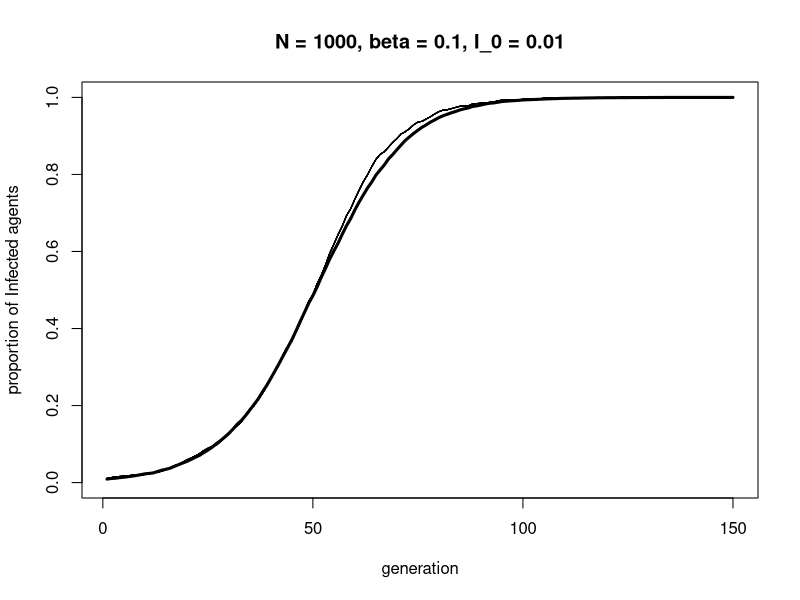
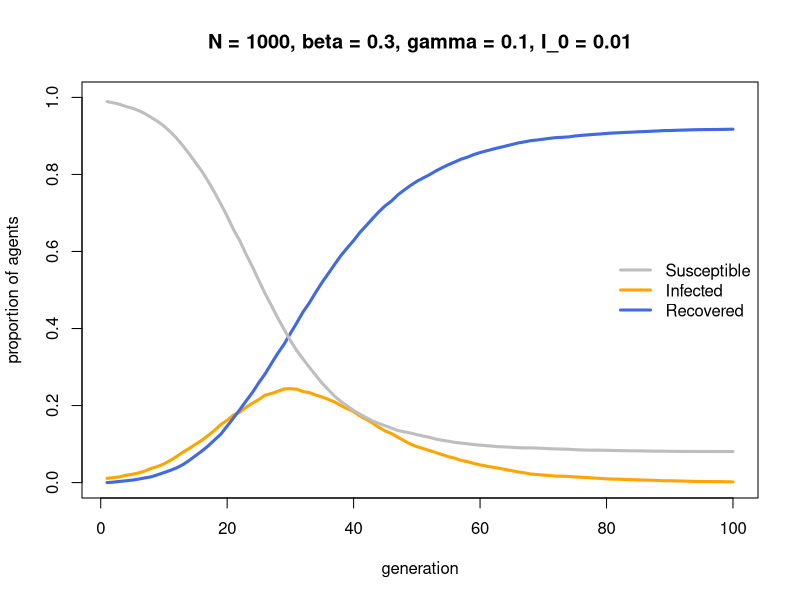
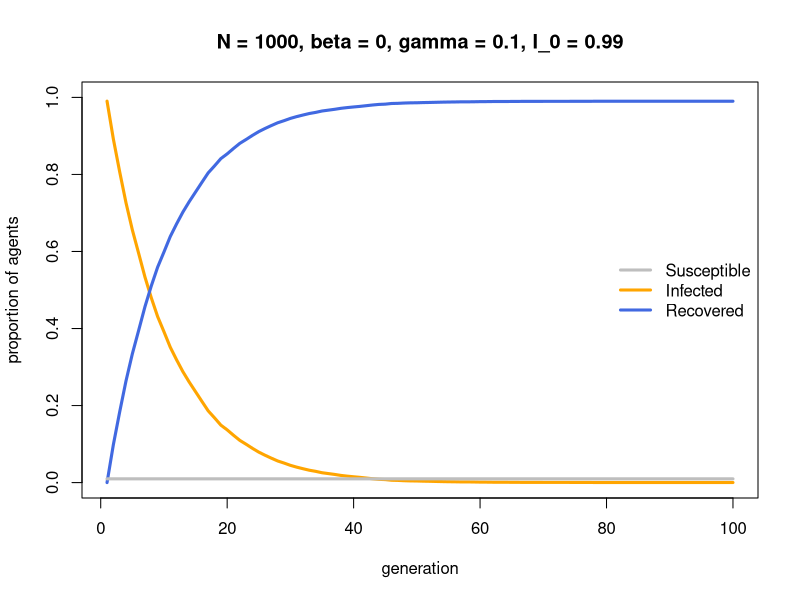
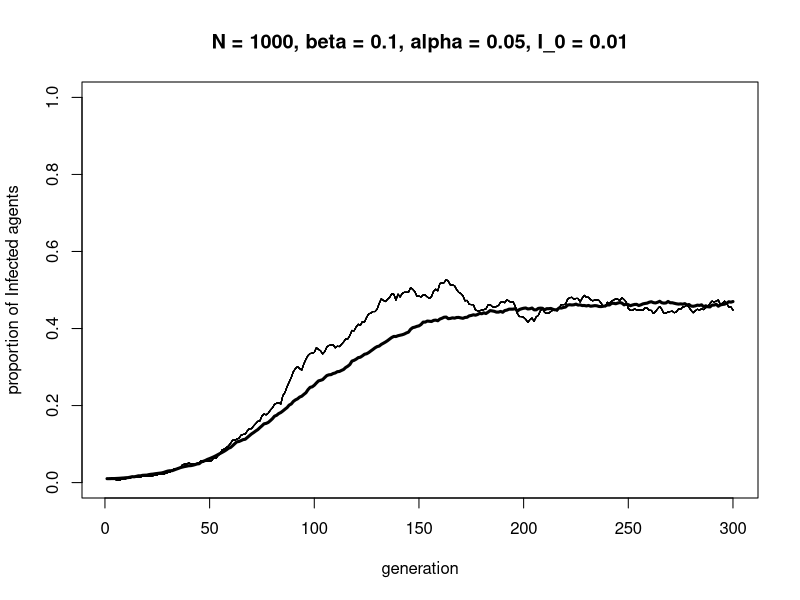
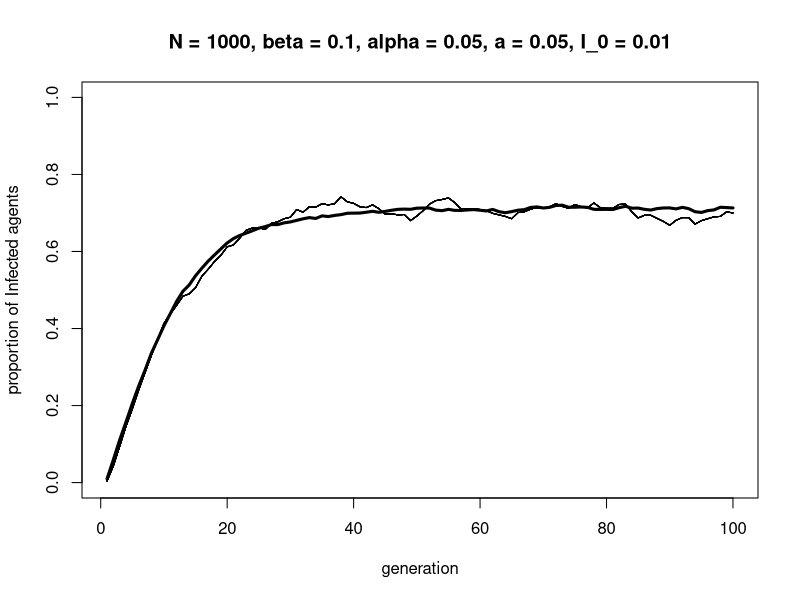
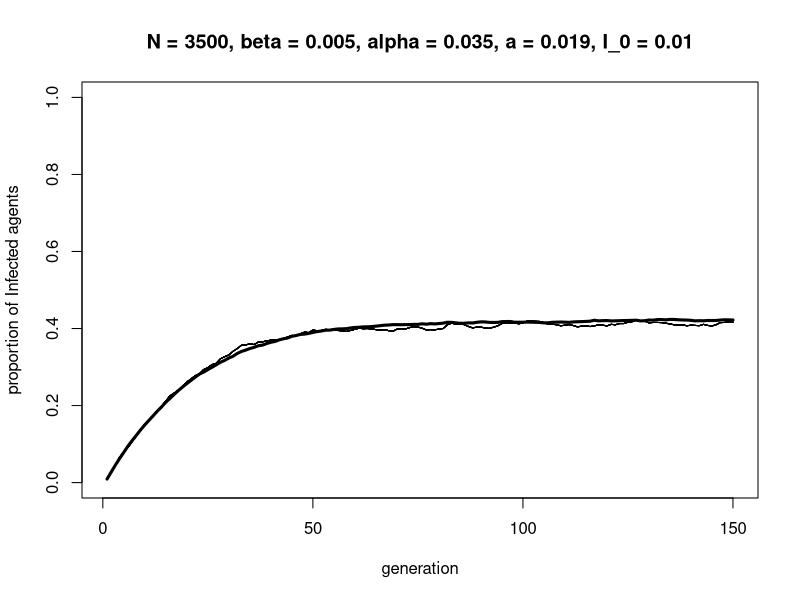

Generate these figures, in order, with R:
## ---- chunk 1

SImodel <- function(N, beta, I_0, t_max, r_max) {
  
  # create a matrix with t_max rows and r_max columns, fill with NAs, convert to dataframe
  output <- as.data.frame(matrix(NA, t_max, r_max))  

  # purely cosmetic: rename the columns with run1, run2 etc.
  names(output) <- paste("run", 1:r_max, sep="")  

  for (r in 1:r_max) {
  
    # create first generation
    agent <- data.frame(trait = sample(c("I","S"), N, replace = TRUE, 
                                     prob = c(I_0,1-I_0)))  
  
    # add first generation's frequency of I to first row of column run
    output[1,r] <- sum(agent$trait == "I") / N  
  
    for (t in 2:t_max) {
    
      # copy agent to previous_agent dataframe
      previous_agent <- agent  
    
      # for each agent, pick a random agent from the previous generation
      # as demonstrator and store their trait
      demonstrator_trait <- sample(previous_agent$trait, N, replace = TRUE)  
    
      # get N random numbers each between 0 and 1
      copy <- runif(N)  
    
      # if agent is S, demonstrator is I and with probability beta, acquire I
      agent$trait[previous_agent$trait == "S" & 
                  demonstrator_trait == "I" & 
                  copy < beta] <- "I"  
    
      # get frequency of I and put it into output slot for this generation t and run r
      output[t,r] <- sum(agent$trait == "I") / N  
    
    }
  
  }

  # first plot a thick line for the mean proportion of I
  plot(rowMeans(output), 
       type = 'l', 
       ylab = "proportion of Infected agents", 
       xlab = "generation", 
       ylim = c(0,1), 
       lwd = 3, 
       main = paste("N = ", N, 
                    ", beta = ", beta, 
                    ", I_0 = ", I_0, 
                    sep = ""))

  for (run in 1:r_max) {  
  
    # add lines for each run, up to r_max
    lines(output[,r], type = 'l')  
  
  }

  output  # export data from function
  
}

## ---- chunk 2

data_model13a <- SImodel(N = 1000, 
                         beta = 0.1, 
                         I_0 = 0.01, 
                         t_max = 150, 
                         r_max = 10)

## ---- chunk 3

SIRmodel <- function(N, beta, gamma, I_0, t_max, r_max) {
  
  # create a matrix with t_max rows and r_max columns, fill with NAs, convert to dataframe
  output_I <- as.data.frame(matrix(NA, t_max, r_max))  
  output_R <- as.data.frame(matrix(NA, t_max, r_max))  

  # purely cosmetic: rename the columns with run1, run2 etc.
  names(output_I) <- paste("run", 1:r_max, sep="")  
  names(output_R) <- paste("run", 1:r_max, sep="")

  for (r in 1:r_max) {
  
    # create first generation
    agent <- data.frame(trait = sample(c("I","S"), N, replace = TRUE, 
                                     prob = c(I_0,1-I_0)))  
  
    # add first generation's frequency of I/R to first row of column r
    output_I[1,r] <- sum(agent$trait == "I") / N  
    output_R[1,r] <- sum(agent$trait == "R") / N  
  
    for (t in 2:t_max) {
    
      # 1. biased transmission S to I
      
      # copy agent to previous_agent dataframe
      previous_agent <- agent  
    
      # for each agent, pick a random agent from the previous generation
      # as demonstrator and store their trait
      demonstrator_trait <- sample(previous_agent$trait, N, replace = TRUE)  
    
      # get N random numbers each between 0 and 1
      copy <- runif(N)  
    
      # # if agent is S, demonstrator is I and with probability beta, acquire I
      agent$trait[previous_agent$trait == "S" & 
                  demonstrator_trait == "I" & 
                  copy < beta] <- "I"  
      
      
      # 2. biased mutation I to R
    
      # copy agent to previous_agent dataframe
      previous_agent <- agent  
    
      # get N random numbers each between 0 and 1
      mutate <- runif(N)  
    
      # if agent was I, with prob gamma, flip to R
      agent$trait[previous_agent$trait == "I" & mutate < gamma] <- "R"  
    
      
      # get frequency of I/R and put it into output slot for this generation t and run r
      output_I[t,r] <- sum(agent$trait == "I") / N  
      output_R[t,r] <- sum(agent$trait == "R") / N  
    
    }
  
  }

  # first plot a thick line for the mean proportion of I
  plot(rowMeans(output_I), 
       type = 'l', 
       ylab = "proportion of agents", 
       xlab = "generation", 
       ylim = c(0,1), 
       lwd = 3,
       col = "orange",
       main = paste("N = ", N, 
                    ", beta = ", beta, 
                    ", gamma = ", gamma, 
                    ", I_0 = ", I_0, 
                    sep = ""))

  # add lines for R and S
  lines(rowMeans(output_R), 
        type = 'l', 
        lwd = 3, 
        col = "royalblue")
  
  lines(1 - rowMeans(output_R) - rowMeans(output_I), 
        type = 'l', 
        lwd = 3, 
        col = "grey")
  
  # add legend
  legend("right", 
         legend = c("Susceptible", 
                    "Infected", 
                    "Recovered"), 
         lty = 1,
         lwd = 3,
         col = c("grey", "orange", "royalblue"), 
         bty = "n")

  list(output_I = output_I, output_R = output_R)  # export data from function
  
}

## ---- chunk 4

data_model13b <- SIRmodel(N = 1000, 
                          beta = 0.3, 
                          gamma = 0.1, 
                          I_0 = 0.01, 
                          t_max = 100, 
                          r_max = 10)

## ---- chunk 5

data_model13b <- SIRmodel(N = 1000, 
                          beta = 0, 
                          gamma = 0.1, 
                          I_0 = 0.99, 
                          t_max = 100, 
                          r_max = 10)

## ---- chunk 6

SISmodel <- function(N, beta, alpha, I_0, t_max, r_max) {
  
  # create a matrix with t_max rows and r_max columns, fill with NAs, convert to dataframe
  output <- as.data.frame(matrix(NA, t_max, r_max))  

  # purely cosmetic: rename the columns with run1, run2 etc.
  names(output) <- paste("run", 1:r_max, sep="")  

  for (r in 1:r_max) {
  
    # create first generation
    agent <- data.frame(trait = sample(c("I","S"), N, replace = TRUE, 
                                     prob = c(I_0,1-I_0)))  
  
    # add first generation's frequency of I to first row of column run
    output[1,r] <- sum(agent$trait == "I") / N  
  
    for (t in 2:t_max) {
    
      # 1. biased transmission S to I
      
      # copy agent to previous_agent dataframe
      previous_agent <- agent  
    
      # for each agent, pick a random agent from the previous generation
      # as demonstrator and store their trait
      demonstrator_trait <- sample(previous_agent$trait, N, replace = TRUE)  
    
      # get N random numbers each between 0 and 1
      copy <- runif(N)  
    
      # if agent is S, demonstrator is I and with probability beta, acquire I
      agent$trait[previous_agent$trait == "S" & 
                  demonstrator_trait == "I" & 
                  copy < beta] <- "I"  
      
      # 2. biased mutation I to S
    
      # copy agent to previous_agent dataframe
      previous_agent <- agent  
    
      # get N random numbers each between 0 and 1
      mutate <- runif(N)  
    
      # if agent was I, with prob gamma, flip to R
      agent$trait[previous_agent$trait == "I" & mutate < alpha] <- "S"  
      
    
      # get frequency of I and put it into output slot for this generation t and run r
      output[t,r] <- sum(agent$trait == "I") / N  
    
    }
  
  }

  # first plot a thick line for the mean proportion of I
  plot(rowMeans(output), 
       type = 'l', 
       ylab = "proportion of Infected agents", 
       xlab = "generation", 
       ylim = c(0,1), 
       lwd = 3, 
       main = paste("N = ", N, 
                    ", beta = ", beta, 
                    ", alpha = ", alpha, 
                    ", I_0 = ", I_0, 
                    sep = ""))

  for (run in 1:r_max) {  
  
    # add lines for each run, up to r_max
    lines(output[,r], type = 'l')  
  
  }

  output  # export data from function
  
}

## ---- chunk 7

data_model13c <- SISmodel(N = 1000, 
                          beta = 0.1, 
                          alpha = 0.05, 
                          I_0 = 0.01, 
                          t_max = 300, 
                          r_max = 10)

## ---- chunk 8

SISa_model <- function(N, beta, alpha, a, n, I_0, t_max, r_max) {
  
  # create a matrix with t_max rows and r_max columns, fill with NAs, convert to dataframe
  output <- as.data.frame(matrix(NA, t_max, r_max))  

  # purely cosmetic: rename the columns with run1, run2 etc.
  names(output) <- paste("run", 1:r_max, sep="")  

  for (r in 1:r_max) {
  
    # create first generation
    agent <- data.frame(trait = sample(c("I","S"), N, replace = TRUE, 
                                     prob = c(I_0,1-I_0)))  
  
    # add first generation's frequency of I to first row of column run
    output[1,r] <- sum(agent$trait == "I") / N  
  
    for (t in 2:t_max) {
    
      # 1. biased transmission S to I
      
      # copy agent to previous_agent dataframe
      previous_agent <- agent  
    
      # for n demonstrators
      for (i in 1:n) {
      
        # for each agent, pick a random agent from the previous generation
        # as demonstrator and store their trait
        demonstrator_trait <- sample(previous_agent$trait, N, replace = TRUE) 
      
        # get N random numbers each between 0 and 1
        copy <- runif(N)  
      
        # if agent is S, demonstrator is I and with probability beta, acquire I
        agent$trait[previous_agent$trait == "S" & 
                    demonstrator_trait == "I" & 
                    copy < beta] <- "I"
      
      }
      
      # 2. biased mutation I to S
    
      # copy agent to previous_agent dataframe
      previous_agent <- agent  
    
      # get N random numbers each between 0 and 1
      mutate <- runif(N)  
    
      # if agent was I, with prob gamma, flip to R
      agent$trait[previous_agent$trait == "I" & mutate < alpha] <- "S"  
      
      
      # 3. biased mutation S to I
      
      # copy agent to previous_agent dataframe
      previous_agent <- agent  
    
      # get N random numbers each between 0 and 1
      mutate <- runif(N)  
    
      # if agent was S, with prob a, flip to I
      agent$trait[previous_agent$trait == "S" & mutate < a] <- "I"  
      
    
      # get frequency of I and put it into output slot for this generation t and run r
      output[t,r] <- sum(agent$trait == "I") / N  
    
    }
  
  }

  # first plot a thick line for the mean proportion of I
  plot(rowMeans(output), 
       type = 'l', 
       ylab = "proportion of Infected agents", 
       xlab = "generation", 
       ylim = c(0,1), 
       lwd = 3, 
       main = paste("N = ", N, 
                    ", beta = ", beta, 
                    ", alpha = ", alpha, 
                    ", a = ", a, 
                    ", I_0 = ", I_0, 
                    sep = ""))

  for (run in 1:r_max) {  
  
    # add lines for each run, up to r_max
    lines(output[,r], type = 'l')  
  
  }

  output  # export data from function
  
}

## ---- chunk 9

data_model13d <- SISa_model(N = 1000, 
                            beta = 0.1, 
                            alpha = 0.05, 
                            a = 0.05,
                            n = 1,
                            I_0 = 0.01, 
                            t_max = 100, 
                            r_max = 10)

## ---- chunk 10

data_model13d <- SISa_model(N = 3500, 
                            beta = 0.005, 
                            alpha = 0.035, 
                            a = 0.019,
                            n = 3,
                            I_0 = 0.01, 
                            t_max = 150, 
                            r_max = 10)

rowMeans(data_model13d[150,])

